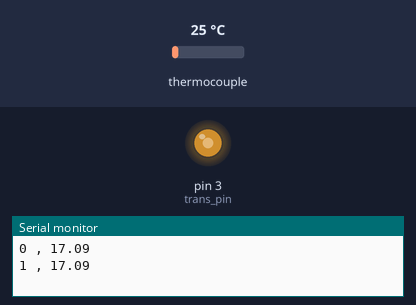
Bench run of a sketch on a simulated Arduino Uno, built with avr-gcc and run on an emulated ATmega328P. Shown: output pins drawn as LEDs (lit = HIGH), the last lines printed to the serial monitor. Inputs (shaded band) come from the test bench; at power-on: thermocouple 25 °C.

Above: at 1.8 s.
1.9 s: thermocouple set to 67 °C
5.2 s: thermocouple set to 75 °C
At 8.9 s:
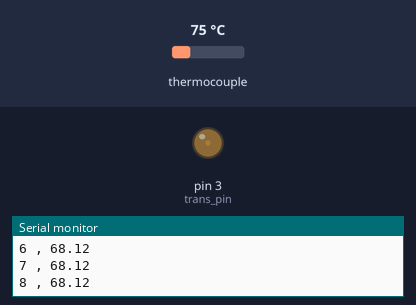
Timing chart, 0 to 10.4 s (numbered marks = the images above; inputs shaded):
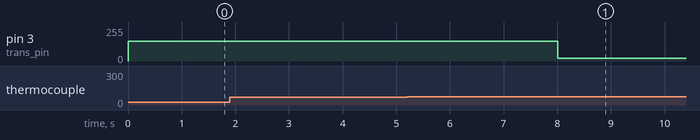

The sketch:

LAMP_Laser_CQD.ino
```cpp
#include "max6675.h"

#define  trans_pin  3
#define current_sensor_pin A0
double Vout = 0;
double current = 0;
int current_num_samples = 100; // Number of temperature samples for averaging
const double scale_factor = 0.066; // 30A
const double vRef = 5.00;
const double resConvert = 1024;
double resADC = vRef / resConvert;
double zeroPoint = 2.5;

int soPin = 4;// SO = Serial Out
int csPin = 5;// CS = chip select CS pin
int sckPin = 6;// SCK = Serial Clock pin
MAX6675 k_type_module(sckPin, csPin, soPin);// create instance object of MAX6675
double temperature = 0;
float t = 0;
float A = 1.0206;
float  B = 8.4271;

int i= 0;

unsigned long denat_start_time;
unsigned long exten_start_time;
unsigned long process_start_time;
unsigned long ss_start_time;

void setup() {
pinMode(trans_pin, OUTPUT);
Serial.begin(9600);
}

void loop() {

while(temperature < 65){
  analogWrite(trans_pin, 150); // Full power laser to reach 65 as soon as possible
  update_temperature();
  display_results();
}
update_temperature();
display_results();
process_start_time = millis();
while(((millis() - process_start_time)/1000) < 1800){ //// leave the Laser on for 30 minutes at duty cylce 70 to reach equ_temp 65 based on the steadystate analysis test
    if (temperature >=65){
      analogWrite(trans_pin, 20);
          update_temperature();
          display_results();
    }
    if (temperature <65){
      analogWrite(trans_pin, 60);
          update_temperature();
          display_results();
    }
}
while(1){
  analogWrite(trans_pin, 0);
}
}

//i  = i+20;
//ss_start_time = millis();
//  while(((millis() - ss_start_time)/1000) < 180){ // maintain dutycycle constant fot 3 minutes//
//      analogWrite(trans_pin, i);
//          update_temperature();
//          update_current();
//          display_results();
//    }
//    delay(350);
//}


//  // Now turn off the laser to reach the temperature 60 first. and make sure temperature has reached 60.
// while(temperature >= 60){
//    analogWrite(trans_pin, 0); // This will bring the temperature to 60 real quick(0 analogwrite output -> laser off)
//    update_temperature();
//    display_results();
// }
//
// // Now begin the second step:
//  exten_start_time = millis();
//  while(((millis() - exten_start_time)/1000) < 40){ // maintain temperature at 60 for 40 seconds//
//    if (temperature <= 60){
//      analogWrite(trans_pin, 55);
//          update_temperature();
//          display_results();
//    }
//    if (temperature >= 62){
//      analogWrite(trans_pin, 0);
//          update_temperature();
//          display_results();
//  }
//            update_temperature();
//            display_results();
//  }
//
//}

void update_temperature(){
  t = k_type_module.readCelsius();
  temperature = A*t - B;
}

void update_current()
{
  // Vout is read current_num_samples Times for precision
  for (int i = 0; i < current_num_samples; i++) {
    Vout = (Vout + (resADC * analogRead(current_sensor_pin)));
    delay(3);
}
  Vout = Vout / current_num_samples;
  current = (Vout - zeroPoint) / scale_factor;
}

void display_results(){
          Serial.print(millis()/1000);
          Serial.print(" , ");
          Serial.println(temperature);
          delay(1000);
}
```

Measured:
- the behaviour switches between 71 and 72 °C on thermocouple (found by bisection; images 0 and 1)
- after the input at 5.2 s, pin 3 (trans_pin): 150/255 → 20/255 after 2.8 s
